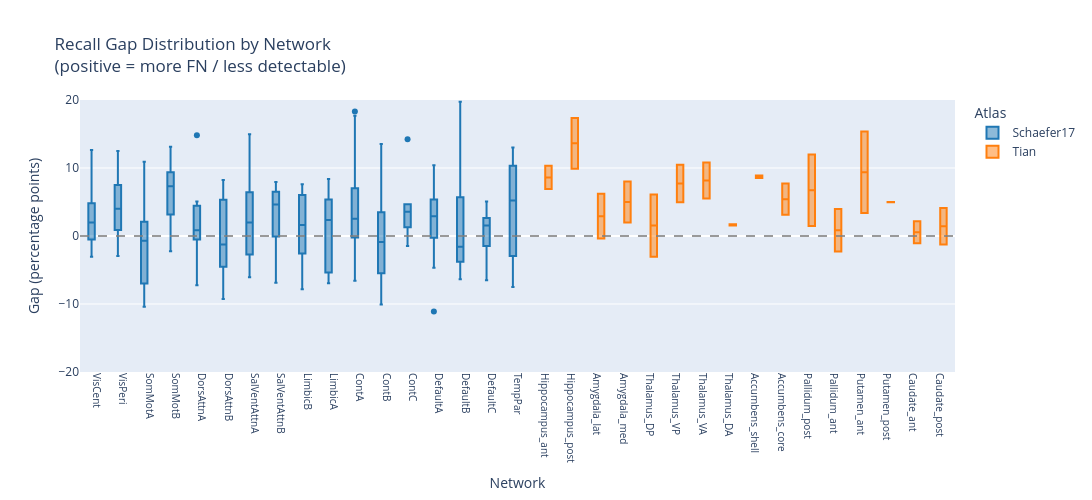

Notebook cell for this chart:
### Markdown cell above
### Recall By Network

### Code cell
# =============================================================================
# 3a. Interactive Box Plot: Recall Gap by Network (separate)
# =============================================================================
def plot_recall_gap_by_network_plotly(df):
    fig = px.box(
        df,
        x='network',
        y='Recall_Gap',
        color='Atlas',
        points='outliers',
        hover_name='region_name',
        hover_data={'network': True, 'Recall_Gap': ':.2f'},
        color_discrete_map={'Schaefer17': '#1f77b4', 'Tian': '#ff7f0e'},
        title='Recall Gap Distribution by Network<br>(positive = more FN / less detectable)',
        labels={'Recall_Gap': 'Gap (percentage points)', 'network': 'Network'}
    )
    
    # Dashed zero line
    fig.add_hline(y=0, line_dash="dash", line_color="gray", opacity=0.8)
    
    # Fixed Y-axis as requested
    fig.update_yaxes(range=[-20, 20])
    
    fig.update_layout(
        height=500,
        width=1200,
        xaxis=dict(tickangle=90, tickfont_size=10),
        legend_title="Atlas"
    )
    
    fig.show()

plot_recall_gap_by_network_plotly(region_info)

### Figure 1 — Plotly figure (JSON) as saved in the notebook; plotly's stock layout.template omitted (floating-point values rounded to 4 significant figures; data arrays with more than 128 entries replaced by an {"elided": "..."} marker saying what was removed)
{"data": [{"alignmentgroup": "True", "boxpoints": "outliers", "hovertemplate": "<b>%{hovertext}</b><br><br>Atlas=Schaefer17<br>Network=%{x}<br>Gap (percentage points)=%{y:.2f}<extra></extra>", "hovertext": {"elided": "200 str values"}, "legendgroup": "Schaefer17", "marker": {"color": "#1f77b4"}, "name": "Schaefer17", "notched": false, "offsetgroup": "Schaefer17", "orientation": "v", "showlegend": true, "type": "box", "x": {"elided": "200 str values"}, "x0": " ", "xaxis": "x", "y": {"elided": "200 float values"}, "y0": " ", "yaxis": "y"}, {"alignmentgroup": "True", "boxpoints": "outliers", "hovertemplate": "<b>%{hovertext}</b><br><br>Atlas=Tian<br>Network=%{x}<br>Gap (percentage points)=%{y:.2f}<extra></extra>", "hovertext": ["aHIP-rh", "pHIP-rh", "lAMY-rh", "mAMY-rh", "THA-DP-rh", "THA-VP-rh", "THA-VA-rh", "THA-DA-rh", "NAc-shell-rh", "NAc-core-rh", "pGP-rh", "aGP-rh", "aPUT-rh", "pPUT-rh", "aCAU-rh", "pCAU-rh", "aHIP-lh", "pHIP-lh", "lAMY-lh", "mAMY-lh", "THA-DP-lh", "THA-VP-lh", "THA-VA-lh", "THA-DA-lh", "NAc-shell-lh", "NAc-core-lh", "pGP-lh", "aGP-lh", "aPUT-lh", "pPUT-lh", "aCAU-lh", "pCAU-lh"], "legendgroup": "Tian", "marker": {"color": "#ff7f0e"}, "name": "Tian", "notched": false, "offsetgroup": "Tian", "orientation": "v", "showlegend": true, "type": "box", "x": ["Hippocampus_ant", "Hippocampus_post", "Amygdala_lat", "Amygdala_med", "Thalamus_DP", "Thalamus_VP", "Thalamus_VA", "Thalamus_DA", "Accumbens_shell", "Accumbens_core", "Pallidum_post", "Pallidum_ant", "Putamen_ant", "Putamen_post", "Caudate_ant", "Caudate_post", "Hippocampus_ant", "Hippocampus_post", "Amygdala_lat", "Amygdala_med", "Thalamus_DP", "Thalamus_VP", "Thalamus_VA", "Thalamus_DA", "Accumbens_shell", "Accumbens_core", "Pallidum_post", "Pallidum_ant", "Putamen_ant", "Putamen_post", "Caudate_ant", "Caudate_post"], "x0": " ", "xaxis": "x", "y": [6.911, 9.893, 6.196, 2.0, 6.089, 10.46, 10.8, 1.554, 8.536, 7.732, 1.464, 3.982, 3.375, 4.964, 2.161, -1.232, 10.32, 17.36, -0.375, 8.018, -3.036, 4.946, 5.5, 1.732, 8.893, 3.107, 11.98, -2.268, 15.38, 5.0, -1.054, 4.107], "y0": " ", "yaxis": "y"}], "layout": {"boxmode": "group", "height": 500, "legend": {"title": {"text": "Atlas"}, "tracegroupgap": 0}, "shapes": [{"line": {"color": "gray", "dash": "dash"}, "opacity": 0.8, "type": "line", "x0": 0, "x1": 1, "xref": "x domain", "y0": 0, "y1": 0, "yref": "y"}], "title": {"text": "Recall Gap Distribution by Network<br>(positive = more FN / less detectable)"}, "width": 1200, "xaxis": {"anchor": "y", "domain": [0, 1], "tickangle": 90, "tickfont": {"size": 10}, "title": {"text": "Network"}}, "yaxis": {"anchor": "x", "domain": [0, 1], "range": [-20, 20], "title": {"text": "Gap (percentage points)"}}}}
